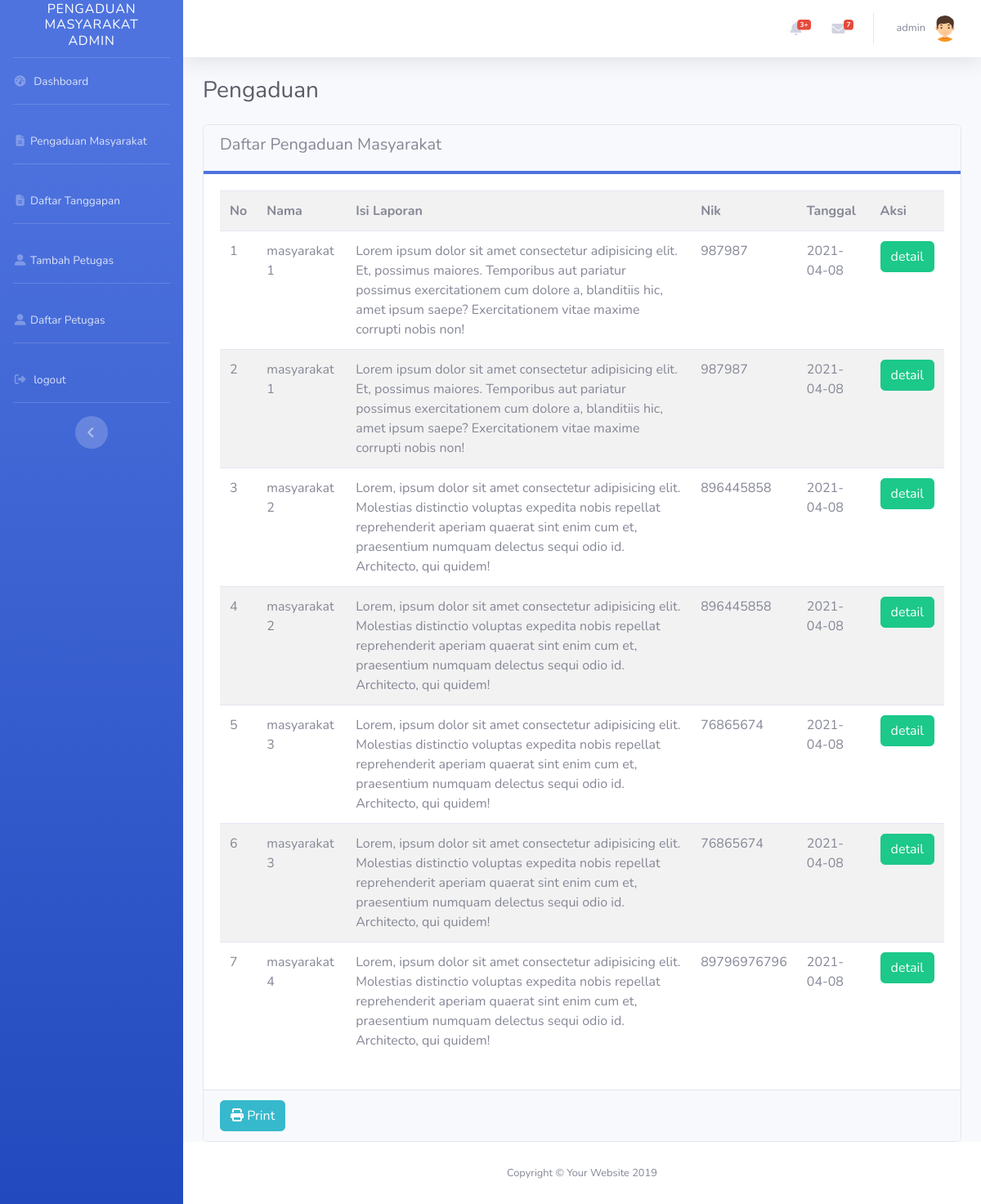
The app's page /petugas/index.php?page=daftar_pengaduan_admin (signed in) with its own data.
### tables this page shows
CREATE TABLE `pengaduan` (
  `id_pengaduan` int(11) NOT NULL,
  `tgl_pengaduan` date DEFAULT NULL,
  `nik` varchar(16) DEFAULT NULL,
  `isi_laporan` text DEFAULT NULL,
  `foto` varchar(255) DEFAULT NULL,
  `status` enum('0','proses','selesai') DEFAULT NULL,
  `verifikasi` enum('tolak','terima') DEFAULT NULL
);

CREATE TABLE `masyarakat` (
  `nik` varchar(16) NOT NULL,
  `nama` varchar(35) DEFAULT NULL,
  `username` varchar(25) DEFAULT NULL,
  `password` varchar(32) DEFAULT NULL,
  `telp` varchar(13) DEFAULT NULL
);

### petugas/daftar_pengaduan_admin.php (the view)
<div class="d-sm-flex align-items-center justify-content-between mb-4">
            <h1 class="h3 mb-0 text-gray-800">Pengaduan</h1>
</div>
<div class="row">
  <div class="col-12">
    <div class="card">
      <div class="card-header border-bottom-primary text-gray">
        <h5>Daftar Pengaduan Masyarakat</h5>
      </div>
      <div class="card-body">
        <table class="table table-striped">
          <tr>
            <th>No</th>
            <th>Nama</th>
            <th>Isi Laporan</th>
            <th>Nik</th>
            <th>Tanggal</th>
            <th>Aksi</th>
          </tr>
          <?php
          $i = 0;
          $pengaduan = mysqli_query($konek," SELECT * FROM pengaduan INNER JOIN masyarakat on pengaduan.nik = masyarakat.nik ORDER BY id_pengaduan ASC ");
          while ($data = mysqli_fetch_array($pengaduan)) {
            $i++;
          ?>
          <tr>
            <td><?php echo $i?></td>
            <td><?php echo $data['nama'];?></td>
            <td><?php echo $data['isi_laporan'];?></td>
            <td><?php echo $data['nik'];?></td>
            <td><?php echo $data['tgl_pengaduan'];?></td>
            <td><a href="?page=detail_admin&&id=<?php echo $data['id_pengaduan'];?>" class="btn btn-success">detail</a></td>
          </tr>
          <?php
           }
          ?>
        </table>
      </div>
      <div class="card-footer">
        <a href="print_daftar_pengaduan.php" target="_blank" class="btn btn-info"><i class="fa fa-print"></i> Print</a>
      </div>
    </div>
  </div>
</div>

### records on screen
pengaduan: masyarakat.nama "masyarakat 1", isi_laporan "Lorem ipsum dolor sit amet consectetur adipisicing elit. Et, possimus maiores. Temporibus aut pariatur possimus exercitationem cum dolore a, blanditiis hic, amet ipsum saepe? Exercitationem vitae maxime corrupti nobis non!", masyarakat.nik "987987", tgl_pengaduan "2021-04-08"
pengaduan: masyarakat.nama "masyarakat 1", isi_laporan "Lorem ipsum dolor sit amet consectetur adipisicing elit. Et, possimus maiores. Temporibus aut pariatur possimus exercitationem cum dolore a, blanditiis hic, amet ipsum saepe? Exercitationem vitae maxime corrupti nobis non!", masyarakat.nik "987987", tgl_pengaduan "2021-04-08"
pengaduan: masyarakat.nama "masyarakat 2", isi_laporan "Lorem, ipsum dolor sit amet consectetur adipisicing elit. Molestias distinctio voluptas expedita nobis repellat reprehenderit aperiam quaerat sint enim cum et, praesentium numquam delectus sequi odio id. Architecto, qui quidem!", masyarakat.nik "896445858", tgl_pengaduan "2021-04-08"
pengaduan: masyarakat.nama "masyarakat 2", isi_laporan "Lorem, ipsum dolor sit amet consectetur adipisicing elit. Molestias distinctio voluptas expedita nobis repellat reprehenderit aperiam quaerat sint enim cum et, praesentium numquam delectus sequi odio id. Architecto, qui quidem!", masyarakat.nik "896445858", tgl_pengaduan "2021-04-08"
pengaduan: masyarakat.nama "masyarakat 3", isi_laporan "Lorem, ipsum dolor sit amet consectetur adipisicing elit. Molestias distinctio voluptas expedita nobis repellat reprehenderit aperiam quaerat sint enim cum et, praesentium numquam delectus sequi odio id. Architecto, qui quidem!", masyarakat.nik "76865674", tgl_pengaduan "2021-04-08"
pengaduan: masyarakat.nama "masyarakat 3", isi_laporan "Lorem, ipsum dolor sit amet consectetur adipisicing elit. Molestias distinctio voluptas expedita nobis repellat reprehenderit aperiam quaerat sint enim cum et, praesentium numquam delectus sequi odio id. Architecto, qui quidem!", masyarakat.nik "76865674", tgl_pengaduan "2021-04-08"
pengaduan: masyarakat.nama "masyarakat 4", isi_laporan "Lorem, ipsum dolor sit amet consectetur adipisicing elit. Molestias distinctio voluptas expedita nobis repellat reprehenderit aperiam quaerat sint enim cum et, praesentium numquam delectus sequi odio id. Architecto, qui quidem!", masyarakat.nik "89796976796", tgl_pengaduan "2021-04-08"

### other values on screen
$_SESSION['petugas']['nama_petugas'] "admin"
